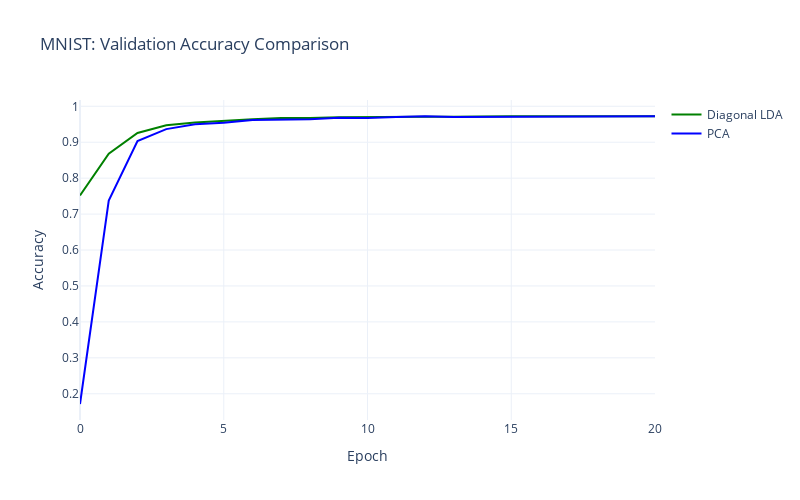

Notebook source saved alongside this figure:
### Code cell
# Plot comparison

fig = go.Figure()
fig.add_trace(
    go.Scatter(
        x=metrics_diag.index,
        y=metrics_diag["val/acc"],
        name="Diagonal LDA",
        line=dict(color="green", width=2),
        marker=dict(size=4),
    )
)
fig.add_trace(
    go.Scatter(
        x=metrics_pca.index,
        y=metrics_pca["val/acc"],
        name="PCA",
        line=dict(color="blue", width=2),
        marker=dict(size=4),
    )
)
fig.update_layout(
    title="MNIST: Validation Accuracy Comparison",
    xaxis_title="Epoch",
    yaxis_title="Accuracy",
    template="plotly_white",
    width=800,
    height=500,
)
fig.show()

### Figure 1 — Plotly figure (JSON) as saved in the notebook; plotly's stock layout.template omitted (floating-point values rounded to 4 significant figures)
{"data": [{"line": {"color": "green", "width": 2}, "marker": {"size": 4}, "name": "Diagonal LDA", "type": "scatter", "x": [0, 1, 2, 3, 4, 5, 6, 7, 8, 9, 10, 11, 12, 13, 14, 15, 16, 17, 18, 19, 20], "y": [0.7516, 0.8684, 0.9258, 0.9474, 0.9546, 0.9598, 0.964, 0.9672, 0.9671, 0.9692, 0.9705, 0.9708, 0.9712, 0.9712, 0.9726, 0.9725, 0.9726, 0.9729, 0.9725, 0.9726, 0.9726]}, {"line": {"color": "blue", "width": 2}, "marker": {"size": 4}, "name": "PCA", "type": "scatter", "x": [0, 1, 2, 3, 4, 5, 6, 7, 8, 9, 10, 11, 12, 13, 14, 15, 16, 17, 18, 19, 20], "y": [0.1715, 0.7375, 0.9035, 0.9365, 0.95, 0.954, 0.962, 0.9625, 0.964, 0.968, 0.9675, 0.9705, 0.9725, 0.97, 0.9705, 0.971, 0.972, 0.973, 0.9725, 0.9725, 0.9725]}], "layout": {"height": 500, "title": {"text": "MNIST: Validation Accuracy Comparison"}, "width": 800, "xaxis": {"title": {"text": "Epoch"}}, "yaxis": {"title": {"text": "Accuracy"}}}}
